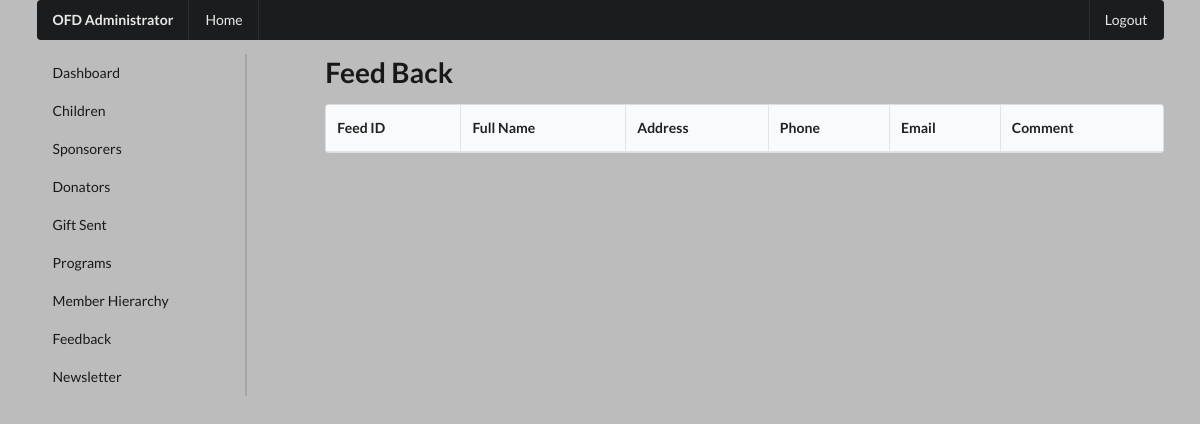
Before: /admin/feedback.php (signed in) with the older database file.
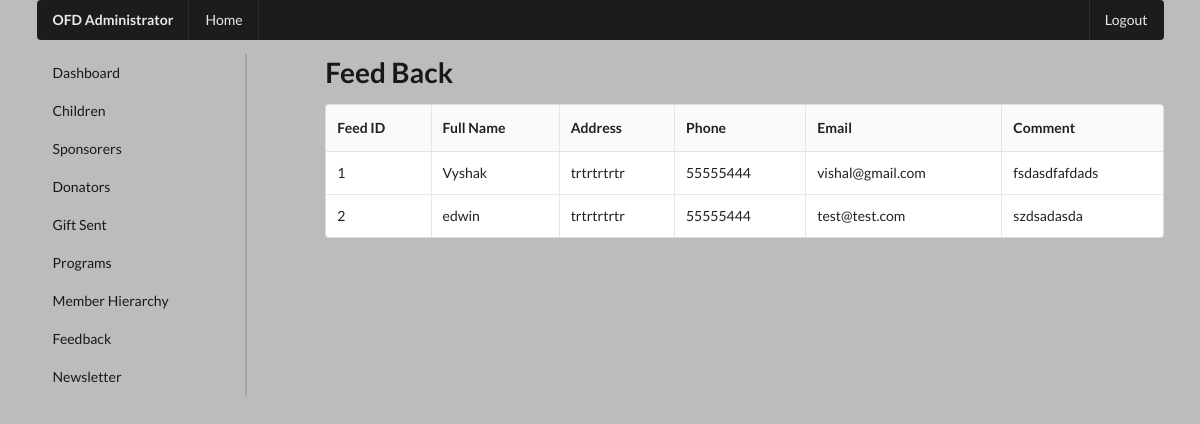
After: the same page with the newer database file.
### tables this page shows
CREATE TABLE `feedback` (
  `feed_id` int(3) NOT NULL,
  `full_name` varchar(20) NOT NULL,
  `full_address` text NOT NULL,
  `phone` int(20) NOT NULL,
  `email` varchar(30) NOT NULL,
  `comment` text NOT NULL
);

### admin/feedback.php (the view, shortened to what this page needs)
<?php include './admin_components/admin_header.php' ?>
    <div class="ui container">
        <?php include './admin_components/admin_top-menu.php' ?>
        <div class="ui grid">
            <?php include './admin_components/admin_side-menu.php' ?>
            <div class="twelve wide column">
                <h1>Feed Back</h1>
                <table class="ui celled table">
                    <thead>
                        <tr>
                            <th>Feed ID</th>
                            <th>Full Name</th>
                            <th>Address</th>
                            <th>Phone</th>
                            <th>Email</th>
                            <th>Comment</th>
                        </tr>
                    </thead>
                    <tbody>
                        <?php
                            $sql = "SELECT * FROM feedback";
                            $result = $conn->query($sql);
                            if ($result->num_rows > 0) {
                                while($row = $result->fetch_assoc()) {
                        ?>
                        <tr>
                            <td><?php echo $row['feed_id']; ?></td>
                            <td><?php echo $row['full_name']; ?></td>
                            <td><?php echo $row['full_address']; ?></td>
                            <td><?php echo $row['phone']; ?></td>
                            <td><?php echo $row['email']; ?></td>
                            <td><?php echo $row['comment']; ?></td>
                        </tr>
                        <?php
                                }
                            }
                        ?>
                    </tbody>
                </table>
            </div>
        </div>
    </div>

Changed rows visible on the page:
added feedback: feed_id "1", full_name "Vyshak", full_address "trtrtrtrtr", phone "55555444", email "vishal@gmail.com", comment "fsdasdfafdads"
added feedback: feed_id "2", full_name "edwin", full_address "trtrtrtrtr", phone "55555444", email "test@test.com", comment "szdsadasda"
